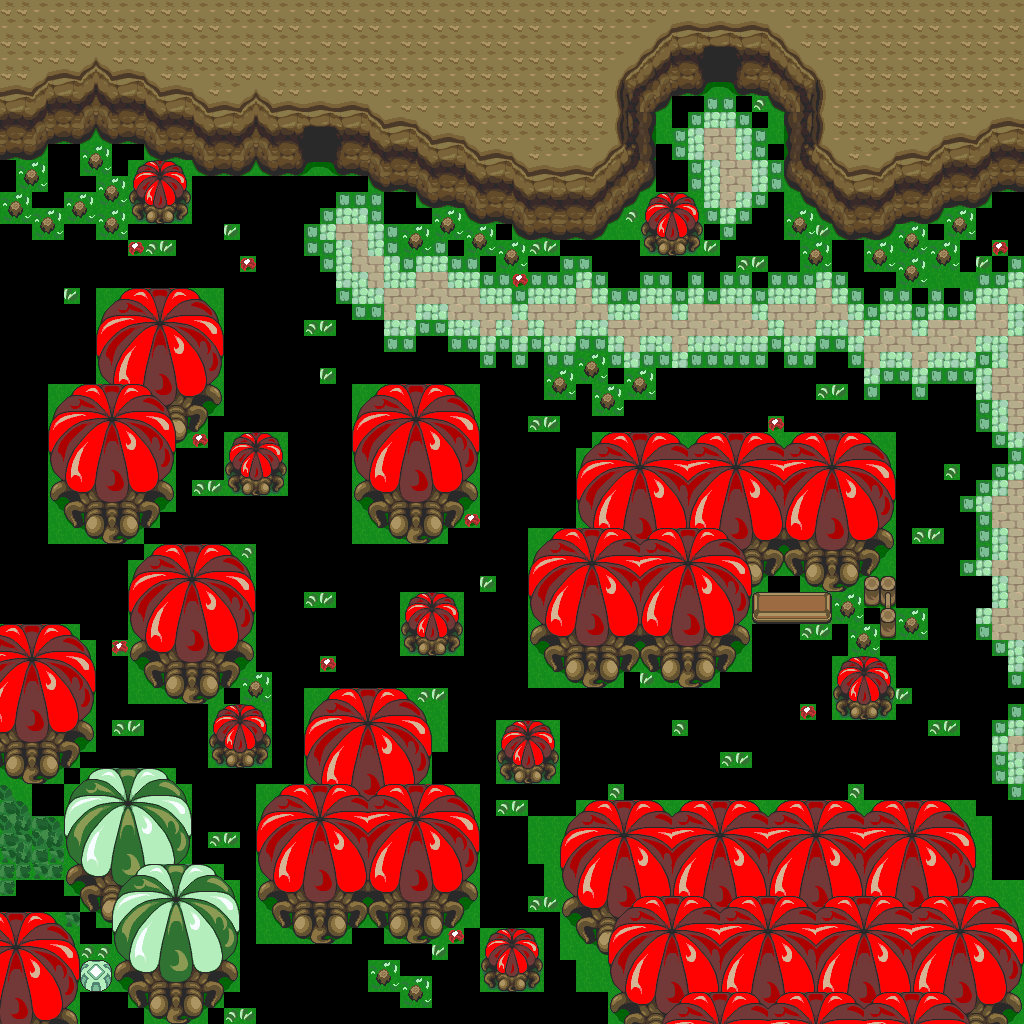

The image is a tile-based game level rendered from a .tmx file. Its description and source (layers, tilesets, objects; grid data summarised) follow:
An orthogonal 64x64 tile map with 16x16 px tiles, 1 tile layer (base), 1 hidden layer not drawn and 27 objects.

<map version="1.10" tiledversion="1.12.1" orientation="orthogonal" renderorder="right-down" width="64" height="64" tilewidth="16" tileheight="16" infinite="0" nextlayerid="3" nextobjectid="28">
 <tileset firstgid="1" source="../classiciphone_pics4.tsx" />
 <layer id="1" name="base" width="64" height="64">
  <data>[4096 cells, 2821 non-empty, 258 distinct tile ids]</data>
 </layer>
 <layer id="2" name="collision" width="64" height="64" visible="0">
  <properties><property name="collision" value="true" /></properties>
  <data>[4096 cells, 1543 non-empty, 1 distinct tile ids]</data>
 </layer>
 <objectgroup id="3" name="npcs">
  <object id="1" x="80.0" y="144.0" width="16" height="16">
   <properties>
    <property name="script" type="string">-- Auto-converted from GraalScript
joinResource("bush")</property>
   </properties>
  </object>
  <object id="2" x="96.0" y="176.0" width="16" height="16">
   <properties>
    <property name="script" type="string">-- Auto-converted from GraalScript
joinResource("bush")</property>
   </properties>
  </object>
  <object id="3" x="96.0" y="208.0" width="16" height="16">
   <properties>
    <property name="script" type="string">-- Auto-converted from GraalScript
joinResource("bush")</property>
   </properties>
  </object>
  <object id="4" x="64.0" y="192.0" width="16" height="16">
   <properties>
    <property name="script" type="string">-- Auto-converted from GraalScript
joinResource("bush")</property>
   </properties>
  </object>
  <object id="5" x="32.0" y="208.0" width="16" height="16">
   <properties>
    <property name="script" type="string">-- Auto-converted from GraalScript
joinResource("bush")</property>
   </properties>
  </object>
  <object id="6" x="0.0" y="192.0" width="16" height="16">
   <properties>
    <property name="script" type="string">-- Auto-converted from GraalScript
joinResource("bush")</property>
   </properties>
  </object>
  <object id="7" x="16.0" y="160.0" width="16" height="16">
   <properties>
    <property name="script" type="string">-- Auto-converted from GraalScript
joinResource("bush")</property>
   </properties>
  </object>
  <object id="8" x="432.0" y="208.0" width="16" height="16">
   <properties>
    <property name="script" type="string">-- Auto-converted from GraalScript
joinResource("bush")</property>
   </properties>
  </object>
  <object id="9" x="400.0" y="224.0" width="16" height="16">
   <properties>
    <property name="script" type="string">-- Auto-converted from GraalScript
joinResource("bush")</property>
   </properties>
  </object>
  <object id="10" x="464.0" y="224.0" width="16" height="16">
   <properties>
    <property name="script" type="string">-- Auto-converted from GraalScript
joinResource("bush")</property>
   </properties>
  </object>
  <object id="11" x="496.0" y="240.0" width="16" height="16">
   <properties>
    <property name="script" type="string">-- Auto-converted from GraalScript
joinResource("bush")</property>
   </properties>
  </object>
  <object id="12" x="576.0" y="352.0" width="16" height="16">
   <properties>
    <property name="script" type="string">-- Auto-converted from GraalScript
joinResource("bush")</property>
   </properties>
  </object>
  <object id="13" x="544.0" y="368.0" width="16" height="16">
   <properties>
    <property name="script" type="string">-- Auto-converted from GraalScript
joinResource("bush")</property>
   </properties>
  </object>
  <object id="14" x="592.0" y="384.0" width="16" height="16">
   <properties>
    <property name="script" type="string">-- Auto-converted from GraalScript
joinResource("bush")</property>
   </properties>
  </object>
  <object id="15" x="624.0" y="368.0" width="16" height="16">
   <properties>
    <property name="script" type="string">-- Auto-converted from GraalScript
joinResource("bush")</property>
   </properties>
  </object>
  <object id="16" x="800.0" y="240.0" width="16" height="16">
   <properties>
    <property name="script" type="string">-- Auto-converted from GraalScript
joinResource("bush")</property>
   </properties>
  </object>
  <object id="17" x="784.0" y="208.0" width="16" height="16">
   <properties>
    <property name="script" type="string">-- Auto-converted from GraalScript
joinResource("bush")</property>
   </properties>
  </object>
  <object id="18" x="864.0" y="240.0" width="16" height="16">
   <properties>
    <property name="script" type="string">-- Auto-converted from GraalScript
joinResource("bush")</property>
   </properties>
  </object>
  <object id="19" x="896.0" y="224.0" width="16" height="16">
   <properties>
    <property name="script" type="string">-- Auto-converted from GraalScript
joinResource("bush")</property>
   </properties>
  </object>
  <object id="20" x="896.0" y="256.0" width="16" height="16">
   <properties>
    <property name="script" type="string">-- Auto-converted from GraalScript
joinResource("bush")</property>
   </properties>
  </object>
  <object id="21" x="928.0" y="240.0" width="16" height="16">
   <properties>
    <property name="script" type="string">-- Auto-converted from GraalScript
joinResource("bush")</property>
   </properties>
  </object>
  <object id="22" x="944.0" y="208.0" width="16" height="16">
   <properties>
    <property name="script" type="string">-- Auto-converted from GraalScript
joinResource("bush")</property>
   </properties>
  </object>
  <object id="23" x="896.0" y="608.0" width="16" height="16">
   <properties>
    <property name="script" type="string">-- Auto-converted from GraalScript
joinResource("bush")</property>
   </properties>
  </object>
  <object id="24" x="848.0" y="624.0" width="16" height="16">
   <properties>
    <property name="script" type="string">-- Auto-converted from GraalScript
joinResource("bush")</property>
   </properties>
  </object>
  <object id="25" x="832.0" y="592.0" width="16" height="16">
   <properties>
    <property name="script" type="string">-- Auto-converted from GraalScript
joinResource("bush")</property>
   </properties>
  </object>
  <object id="26" x="368.0" y="960.0" width="16" height="16">
   <properties>
    <property name="script" type="string">-- Auto-converted from GraalScript
joinResource("bush")</property>
   </properties>
  </object>
  <object id="27" x="400.0" y="976.0" width="16" height="16">
   <properties>
    <property name="script" type="string">-- Auto-converted from GraalScript
joinResource("bush")</property>
   </properties>
  </object>
 </objectgroup>
</map>
